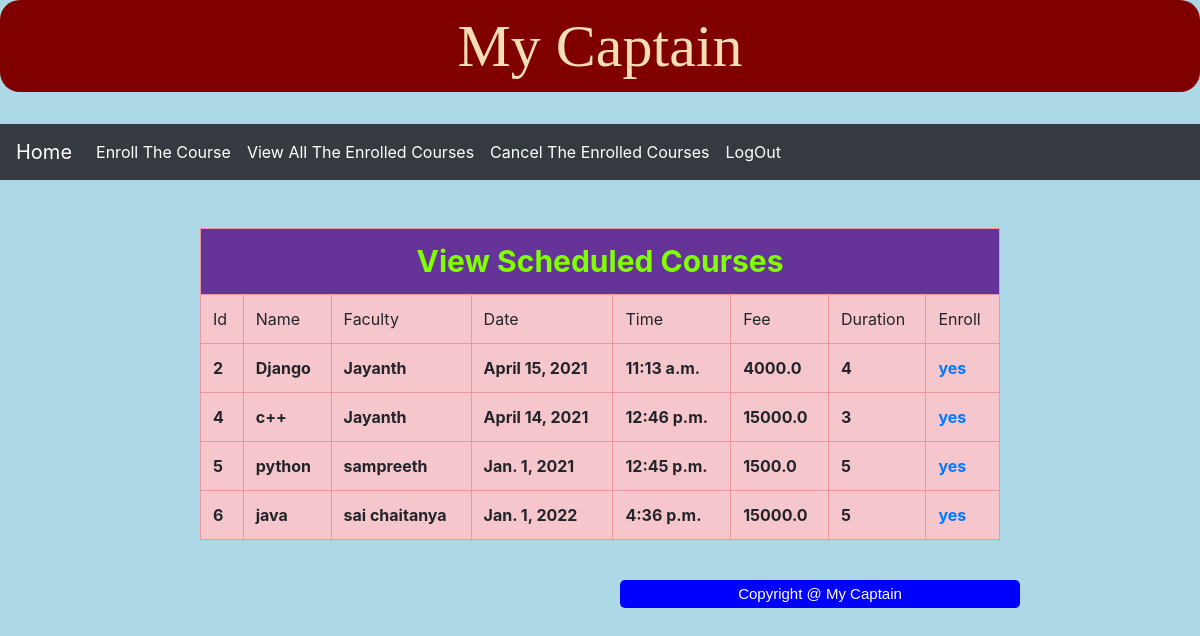
/enroll_course/, run on the app's committed database.
### App/models.py (models this page shows)
class  CourseModel(models.Model):
    cid = models.AutoField(primary_key=True)
    name = models.CharField(max_length=30,unique=True,default=None)
    faculty = models.CharField(max_length=30)
    date = models.DateField()
    time = models.TimeField()
    fee = models.FloatField()
    duration = models.IntegerField()

### App/views.py (the view)
# urls.py: path('enroll_course/',views.enroll_course,name='enroll_course'),
def enroll_course(request):
    return render(request,'enroll_course.html',{'data':CourseModel.objects.all(),'sdata':StudentModel.objects.all()})

### templates/enroll_course.html (shortened to what this page needs)
{% extends 'common.html' %}
{% block common %}
    <br>
{% include 'login-student_navbar.html' %}
    {% load static %}
<br><br>
    <table class="table table-bordered table-danger" style="width: 800px;" align="center" >
<tr>
    <th colspan="9" style="text-align: center;color:chartreuse;font-size: 30px;background-color:rebeccapurple;padding: 10px">View Scheduled Courses</th>
</tr>
<tr id="table_row">
    <td>Id</td>
    <td>Name</td>
    <td>Faculty</td>
    <td>Date</td>
    <td>Time</td>
    <td>Fee</td>
    <td>Duration</td>
    <td>Enroll</td>
</tr>
 {% for x in data  %}
 <tr>
 <th>{{ x.cid }}</th>
 <th>{{ x.name }}</th>
 <th>{{ x.faculty }}</th>
 <th>{{ x.date }}</th>
 <th>{{ x.time }}</th>
 <th>{{ x.fee }}</th>
 <th>{{ x.duration }}</th>
 <th>
     <a href="{% url 'save_detail'   %}?cid={{ x.cid }}">yes</a>
 </th>
 {% endfor %}
</table>
{% endblock %}

### templates/enroll_course.html (style rules this page uses)
body { background-color: lightblue; }

### data on the page
CourseModel: cid "2", name "Django", faculty "Jayanth", date "April 15, 2021", time "11:13 a.m.", fee "4000.0", duration "4"
CourseModel: cid "4", name "c++", faculty "Jayanth", date "April 14, 2021", time "12:46 p.m.", fee "15000.0", duration "3"
CourseModel: cid "5", name "python", faculty "sampreeth", date "Jan. 1, 2021", time "12:45 p.m.", fee "1500.0", duration "5"
CourseModel: cid "6", name "java", faculty "sai chaitanya", date "Jan. 1, 2022", time "4:36 p.m.", fee "15000.0", duration "5"
